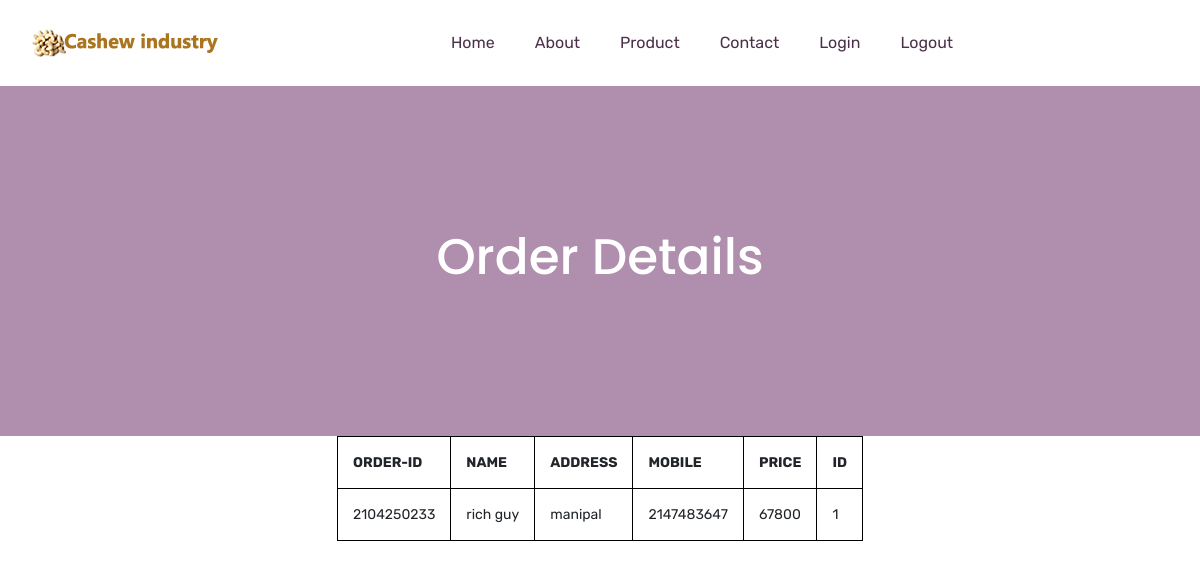
/main/order.php (signed in), run on the app's committed database.
### tables this page shows
CREATE TABLE `user` (
  `id` int(50) NOT NULL,
  `price` int(50) NOT NULL,
  `user_name` varchar(50) NOT NULL,
  `address` varchar(50) NOT NULL,
  `mobile` int(50) NOT NULL,
  `order_id` int(50) NOT NULL,
  `password` varchar(50) NOT NULL
);

### main/order.php (the view, shortened to what this page needs)
<!doctype html>
<html lang="zxx">
<head>
    <link rel="stylesheet" href="css/bootstrap.min.css">
    <link rel="stylesheet" href="css/animate.css">
    <link rel="stylesheet" href="css/owl.carousel.min.css">
    <link rel="stylesheet" href="css/all.css">
    <link rel="stylesheet" href="css/flaticon.css">
    <link rel="stylesheet" href="css/themify-icons.css">
    <link rel="stylesheet" href="css/magnific-popup.css">
    <link rel="stylesheet" href="css/slick.css">
    <link rel="stylesheet" href="css/style.css">
    <link rel="stylesheet" href="css/bootstrap.min.css">
    <link rel="stylesheet" href="css/animate.css">
    <link rel="stylesheet" href="css/owl.carousel.min.css">
    <link rel="stylesheet" href="css/all.css">
    <link rel="stylesheet" href="css/flaticon.css">
    <link rel="stylesheet" href="css/themify-icons.css">
    <link rel="stylesheet" href="css/magnific-popup.css">
    <link rel="stylesheet" href="css/slick.css">
    <link rel="stylesheet" href="css/style.css">
</head>
<body>
       <header class="main_menu home_menu">
        <div class="container">
            <div class="row align-items-center justify-content-center">
                <div class="col-lg-12">
                    <nav class="navbar navbar-expand-lg navbar-light">
                        <a class="navbar-brand" href="index.html"> <img src="images/logo.png" alt="logo"> </a>
                        <div class="collapse navbar-collapse main-menu-item" id="navbarSupportedContent">
                            <ul class="navbar-nav">
                                <li class="nav-item">
                                    <a class="nav-link" href="index.html">Home</a>
                                </li>
                                <li class="nav-item">
                                    <a class="nav-link" href="about.html">about</a>
                                </li>
								<li class="nav-item">
                                    <a class="nav-link" href="product.php">Product</a>
                                </li>
                                <li class="nav-item">
                                    <a class="nav-link" href="contact.html">Contact</a>
                                </li>
                                <li class="nav-item">
                                    <a class="nav-link" href="login.php">Login</a>
                                </li>
                                <li class="nav-item">
                                    <a class="nav-link" href="logout.php">Logout</a>
                                </li>
                            </ul>
                        </div>
                    </nav>
                </div>
            </div>
        </div>
    </header>
    <section class="breadcrumb_part">
        <div class="container">
            <div class="row">
                <div class="col-lg-12">
                    <div class="breadcrumb_iner">
                        <h2>Order Details</h2>
                    </div>
                </div>
            </div>
        </div>
    </section>
<?php
$servername = "localhost";
$username = "root";
$password = "";
$dbname = "project";
$conn = new mysqli($servername, $username, $password, $dbname);
$a = $_SESSION["user_name"];
$sql = "SELECT * FROM user WHERE user_name='$a'";
$result = $conn->query($sql);
if ($result->num_rows > 0) {
   echo "<table class=center><tr><th>ORDER-ID</th><th>NAME</th><th>ADDRESS</th><th>MOBILE</th><th>PRICE</th><th>ID</th></tr>";
  while($row = $result->fetch_assoc()) {
    echo "<tr><td>".$row["order_id"]."</td><td>".$row["user_name"]."</td><td>".$row["address"]."</td><td>".$row["mobile"]."</td><td>".$row["price"]."</td><td>".$row["id"]."</td></tr>";
  }
  echo "</table>";
} else {
  echo "0 results";
}
?>
<footer class="footer_part">
        <div class="footer_iner">
        </div>
    </footer>
</body>
</html>

### main/order.php (style rules this page uses)
table, th, td { border: 1px solid black; padding: 5px; }
table { border-spacing: 15px; }
.center { margin-left: auto; margin-right: auto; }
th, td { padding: 15px; }

### data on the page
user: order "2104250233", user_name "rich guy", address "manipal", mobile "2147483647", price "67800", id "1"
